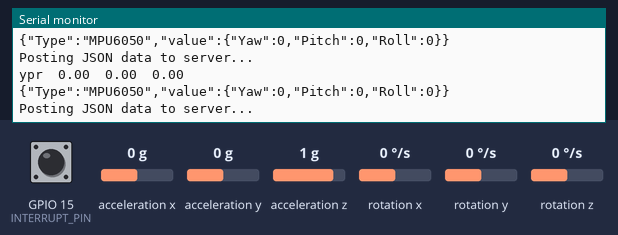
A sketch run on a simulated ESP32. Parts: the last lines printed to the serial monitor. The test bench sets the inputs (shaded band); at power-on: acceleration x 0 g, acceleration z 1 g, acceleration y 0 g, rotation z 0 °/s, GPIO 15 (INTERRUPT_PIN) LOW, rotation x 0 °/s, rotation y 0 °/s. WiFi joins after 1.5 s; servers stay silent unless stated; uploads are accepted with an empty reply; the sensor or clock chip raises its interrupt line as the real part does.

Above: at 3.2 s.
3.3 s: acceleration x set to -1.4 g
At 3.64 s:
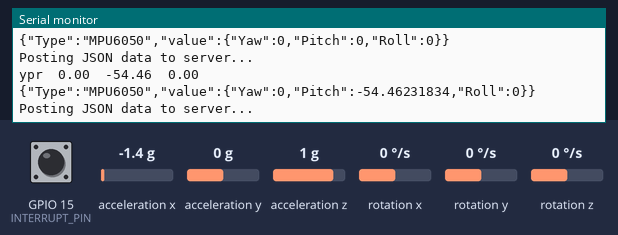
4.8 s: acceleration z set to -1.4 g
At 5.13 s:
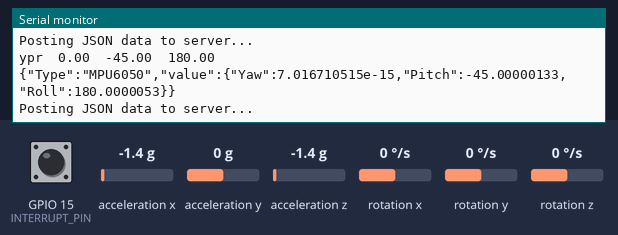
6.6 s: acceleration y set to -1.4 g
At 6.85 s:
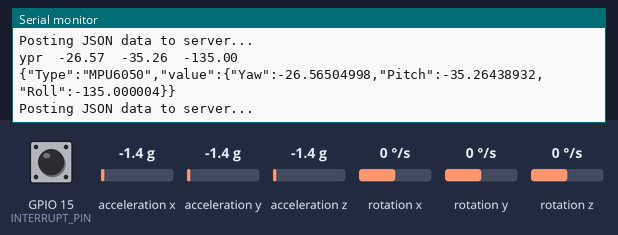
8.1 s: rotation z set to -192 °/s
At 8.36 s:
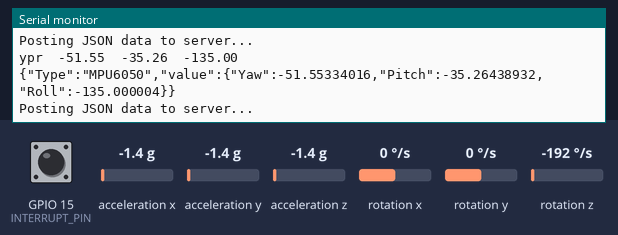
9.6 s: acceleration x set to 0 g
At 9.64 s:
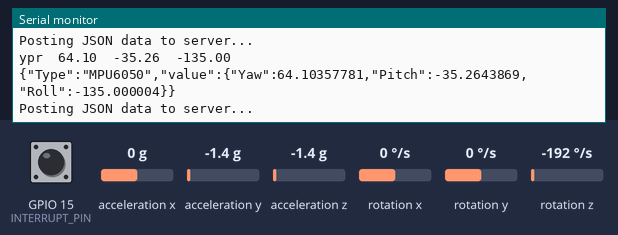
Timing chart, 0 to 12.6 s (numbered marks = the images above; inputs shaded):
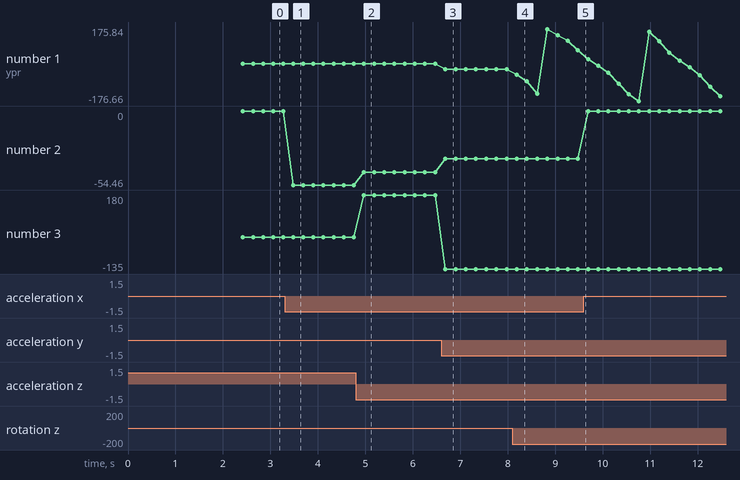

Measured:
- after the input at 3.3 s, the serial monitor: prints a new line after 0.18 s (image 1)
- after the input at 4.8 s, the serial monitor: prints a new line after 0.17 s (image 2)
- after the input at 6.6 s, the serial monitor: prints a new line after 0.09 s (image 3)
- after the input at 8.1 s, the serial monitor: prints a new line after 0.09 s (image 4)
- plotted number 1: 0 → -26.57 after the input at 6.6 s, -26.57 → 64.1 after the input at 8.1 s, 64.1 → 92.94 after the input at 9.6 s
- plotted number 2: 0 → -54.46 after the input at 3.3 s, -54.46 → -45 after the input at 4.8 s, -45 → -35.26 after the input at 6.6 s, -35.26 → 0 after the input at 9.6 s
- plotted number 3: 0 → 180 after the input at 4.8 s, 180 → -135 after the input at 6.6 s

The sketch:

MPU6050_DMP6_ESP32_HTTP.ino
```cpp
#include "I2Cdev.h"
#include "MPU6050_6Axis_MotionApps20.h"

// Arduino Wire library is required if I2Cdev I2CDEV_ARDUINO_WIRE implementation
// is used in I2Cdev.h
#if I2CDEV_IMPLEMENTATION == I2CDEV_ARDUINO_WIRE
    #include "Wire.h"
#endif
#include <WiFi.h>
#include <WiFiClient.h>
#include <ArduinoJson.h> //Json 사용을 위한 라이브러리
#include <HTTPClient.h>  //HTTP 전송을 위한 라이브러리

char ssid[] = "KT_GiGA_2G_Wave2_1123";          // your network SSID (name)
char pass[] = "ke77ff4984";                     // your network password

MPU6050 mpu;
WiFiClient client;
HTTPClient http;

// 센서데이터에서 읽어오는 종류를 정할 수 있다
// 현재 목적은 YPR 값이기때문에 OUTPUT_READBLE_YAWPITCHROLL 주석 해제해서 사용하는데 원하는 데이터에 맞게 주석을 풀어서 사용

// uncomment "OUTPUT_READABLE_QUATERNION" if you want to see the actual
// quaternion components in a [w, x, y, z] format (not best for parsing
// on a remote host such as Processing or something though)
//#define OUTPUT_READABLE_QUATERNION

// uncomment "OUTPUT_READABLE_EULER" if you want to see Euler angles
// (in degrees) calculated from the quaternions coming from the FIFO.
// Note that Euler angles suffer from gimbal lock (for more info, see
// http://en.wikipedia.org/wiki/Gimbal_lock)
//#define OUTPUT_READABLE_EULER

// uncomment "OUTPUT_READABLE_YAWPITCHROLL" if you want to see the yaw/
// pitch/roll angles (in degrees) calculated from the quaternions coming
// from the FIFO. Note this also requires gravity vector calculations.
// Also note that yaw/pitch/roll angles suffer from gimbal lock (for
// more info, see: http://en.wikipedia.org/wiki/Gimbal_lock)
#define OUTPUT_READABLE_YAWPITCHROLL

// uncomment "OUTPUT_READABLE_REALACCEL" if you want to see acceleration
// components with gravity removed. This acceleration reference frame is
// not compensated for orientation, so +X is always +X according to the
// sensor, just without the effects of gravity. If you want acceleration
// compensated for orientation, us OUTPUT_READABLE_WORLDACCEL instead.
//#define OUTPUT_READABLE_REALACCEL

// uncomment "OUTPUT_READABLE_WORLDACCEL" if you want to see acceleration
// components with gravity removed and adjusted for the world frame of
// reference (yaw is relative to initial orientation, since no magnetometer
// is present in this case). Could be quite handy in some cases.
//#define OUTPUT_READABLE_WORLDACCEL

// uncomment "OUTPUT_TEAPOT" if you want output that matches the
// format used for the InvenSense teapot demo
//#define OUTPUT_TEAPOT

//#define OUTPUT_TEAPOT_OSC << OSC

#define INTERRUPT_PIN 15  // MPU6050 - ESP32 INTERRUPT_PIN 번호

// MPU control/status vars  //센서 제어 및 상태들을 저장한 변수
bool dmpReady = false;  // set true if DMP init was successful
uint8_t mpuIntStatus;   // holds actual interrupt status byte from MPU
uint8_t devStatus;      // return status after each device operation (0 = success, !0 = error)
uint16_t packetSize;    // expected DMP packet size (default is 42 bytes)
uint16_t fifoCount;     // count of all bytes currently in FIFO
uint8_t fifoBuffer[1024]; // FIFO storage buffer , 기존 코드는 64 인데 FIFO overflow 방지를 위해 늘림

//orientation/motion vars  //ㅊ
Quaternion q;           // [w, x, y, z]         quaternion container
VectorInt16 aa;         // [x, y, z]            accel sensor measurements
VectorInt16 aaReal;     // [x, y, z]            gravity-free accel sensor measurements
VectorInt16 aaWorld;    // [x, y, z]            world-frame accel sensor measurements
VectorFloat gravity;    // [x, y, z]            gravity vector
float euler[3];         // [psi, theta, phi]    Euler angle container
float ypr[3];           // [yaw, pitch, roll]   yaw/pitch/roll container and gravity vector


// ===               인터럽트 발생유무 확인용                ===

volatile bool mpuInterrupt = false;     // indicates whether MPU interrupt pin has gone high
void dmpDataReady() {
    mpuInterrupt = true;
}

// ===               setup 시작                ===+

void setup() {

    // join I2C bus (I2Cdev library doesn't do this automatically)
    #if I2CDEV_IMPLEMENTATION == I2CDEV_ARDUINO_WIRE
       //I2C 셋팅 및 시작
        Wire.begin();
        Wire.setClock(400000); // 400kHz I2C clock. Comment this line if having compilation difficulties
    #elif I2CDEV_IMPLEMENTATION == I2CDEV_BUILTIN_FASTWIRE
        Fastwire::setup(400, true);
    #endif

    Serial.begin(115200);

    while (!Serial); // wait for Leonardo enumeration, others continue immediately
    Serial.println(F("Initializing I2C devices..."));
    mpu.initialize(); //MPU센서 초기화
    pinMode(INTERRUPT_PIN, INPUT); //인터럽트핀(15) 입력으로 설정

    // 연결확인
    Serial.println(F("Testing device connections..."));
    Serial.println(mpu.testConnection() ? F("MPU6050 connection successful") : F("MPU6050 connection failed"));

  /////////////////////////////////wifi 연결부분/////////////////////////////////////
  Serial.println();
  Serial.print("Connecting to ");
  Serial.println(ssid);
  WiFi.begin(ssid, pass);
  Serial.print(F("WiFi connected! IP address: "));
  Serial.println(WiFi.localIP());
      while (WiFi.status() != WL_CONNECTED) {
        delay(500);
        Serial.print(".");
    }

    Serial.println("");
    Serial.println("WiFi connected");
    Serial.println("IP address: ");
    Serial.println(WiFi.localIP());
  ///////////////////////////////////////////////////////////////////////////////////

    // load and configure the DMP
    Serial.println(F("Initializing DMP..."));
    devStatus = mpu.dmpInitialize();

    // 초기 감도 셋팅
    mpu.setXGyroOffset(220);
    mpu.setYGyroOffset(76);
    mpu.setZGyroOffset(-85);
    mpu.setZAccelOffset(1788); // 1688 factory default for my test chip

    // make sure it worked (returns 0 if so)
    if (devStatus == 0) {
        // Calibration Time: generate offsets and calibrate our MPU6050
        mpu.CalibrateAccel(6);
        mpu.CalibrateGyro(6);
        mpu.PrintActiveOffsets();
        // turn on the DMP, now that it's ready
        Serial.println(F("Enabling DMP..."));
        mpu.setDMPEnabled(true); //DMP 활성화

        // 인터럽트 핀과 함수를 연결, 인터럽트 PIN이 LOW -> HIGH로 올라갈 때 dmpDataReady 함수 호출
        Serial.print(F("Enabling interrupt detection (Arduino external interrupt "));
        Serial.print(digitalPinToInterrupt(INTERRUPT_PIN));//INTERRUPT_PIN
        Serial.println(F(")..."));
        attachInterrupt(digitalPinToInterrupt(INTERRUPT_PIN), dmpDataReady, RISING);
        mpuIntStatus = mpu.getIntStatus();

        // set our DMP Ready flag so the main loop() function knows it's okay to use it
        Serial.println(F("DMP ready! Waiting for first interrupt..."));
        dmpReady = true;

        // get expected DMP packet size for later comparison
        packetSize = mpu.dmpGetFIFOPacketSize();
    } else {
        // ERROR!
        // 1 = 초기화에러
        // 2 = DMP 업데이트 에러
        // (if it's going to break, usually the code will be 1)
        Serial.print(F("DMP Initialization failed (code "));
        Serial.print(devStatus);
        Serial.println(F(")"));
    }
}
// ================================================================
// ===                    MAIN PROGRAM LOOP                     ===
// ================================================================

void loop() {

    if (!dmpReady) return; //초기화 실패 시 함수 종료
    // wait for MPU interrupt or extra packet(s) available

    //mpuInterrupt 변수 기다리다가 인터럽트가 발생하면 다음으로 넘어감
    while (!mpuInterrupt && fifoCount < packetSize) {
        if (mpuInterrupt && fifoCount < packetSize) {
          // try to get out of the infinite loop
          fifoCount = mpu.getFIFOCount();
        }
    }
    // reset interrupt flag and get INT_STATUS byte
    //인터럽트 변수 초기화
    mpuInterrupt = false;
    //mpu6050 상태 읽기
    mpuIntStatus = mpu.getIntStatus();

    // FIFO 버퍼 개수 얻기
   fifoCount = mpu.getFIFOCount();

    //=========== 대기 -> 초기화 -> 데이터 받아오기 ==========
    if ((mpuIntStatus & (0x01 << MPU6050_INTERRUPT_FIFO_OFLOW_BIT)) || fifoCount >= 16384) {
        mpu.resetFIFO(); //버퍼초기화
        fifoCount = mpu.getFIFOCount();
        Serial.println(F("FIFO overflow!"));

    // otherwise, check for DMP data ready interrupt (this should happen frequently)
    } else if (mpuIntStatus & (0x01 << MPU6050_INTERRUPT_DMP_INT_BIT)) {
        // wait for correct available data length, should be a VERY short wait
        while (fifoCount < packetSize) fifoCount = mpu.getFIFOCount();

        // FIFO 에서 데이터 받아오기
        mpu.getFIFOBytes(fifoBuffer, packetSize);
        fifoCount -= packetSize;

    #ifdef OUTPUT_READABLE_YAWPITCHROLL       //YPR 값을 얻어서 시리얼에 출력하는 기능
            // display Euler angles in degrees
            mpu.dmpGetQuaternion(&q, fifoBuffer);
            mpu.dmpGetGravity(&gravity, &q);
            mpu.dmpGetYawPitchRoll(ypr, &q, &gravity);

            Serial.print("ypr\t");
            Serial.print(ypr[0] * 180/M_PI);
            Serial.print("\t");
            Serial.print(ypr[1] * 180/M_PI);
            Serial.print("\t");
            Serial.println(ypr[2] * 180/M_PI);
    #endif
   }
         if(WiFi.status() == WL_CONNECTED){   //값을 JSON 형식으로 가공하는 부분
                   //값을 JSON 형식으로 변환
             StaticJsonDocument<100> doc;
             JsonObject root = doc.to<JsonObject>();
             root["Type"] = "MPU6050";
             JsonObject value = root.createNestedObject("value");
             value["Yaw"] = ypr[0] * 180/M_PI ;
             value["Pitch"] = ypr[1] * 180/M_PI;
             value["Roll"] = ypr[2] * 180/M_PI;

             // JSON 로 가공한 데이터를 HTTP 로 전송
             String requestBody;
             serializeJson(root, requestBody);
             Serial.println(requestBody);
             postDataToServer(requestBody);   //가공한 데이터를 POST형식으로 서버에 전송하는 함수 호출
           }

}
//        #ifdef OUTPUT_READABLE_QUATERNION
//            // display quaternion values in easy matrix form: w x y z
//            mpu.dmpGetQuaternion(&q, fifoBuffer);
//            Serial.print("quat\t");
//            Serial.print(q.w);
//            Serial.print("\t");
//            Serial.print(q.x);
//            Serial.print("\t");
//            Serial.print(q.y);
//            Serial.print("\t");
//            Serial.println(q.z);
//        #endif
//
//        #ifdef OUTPUT_READABLE_EULER
//            // display Euler angles in degrees
//            mpu.dmpGetQuaternion(&q, fifoBuffer);
//            mpu.dmpGetEuler(euler, &q);
//            Serial.print("euler\t");
//            Serial.print(euler[0] * 180/M_PI);
//            Serial.print("\t");
//            Serial.print(euler[1] * 180/M_PI);
//            Serial.print("\t");
//            Serial.println(euler[2] * 180/M_PI);
//        #endif

//        #ifdef OUTPUT_READABLE_REALACCEL
//            // display real acceleration, adjusted to remove gravity
//            mpu.dmpGetQuaternion(&q, fifoBuffer);
//            mpu.dmpGetAccel(&aa, fifoBuffer);
//            mpu.dmpGetGravity(&gravity, &q);
//            mpu.dmpGetLinearAccel(&aaReal, &aa, &gravity);
//            Serial.print("areal\t");
//            Serial.print(aaReal.x);
//            Serial.print("\t");
//            Serial.print(aaReal.y);
//            Serial.print("\t");
//            Serial.println(aaReal.z);
//        #endif
//
//        #ifdef OUTPUT_READABLE_WORLDACCEL
//            // display initial world-frame acceleration, adjusted to remove gravity
//            // and rotated based on known orientation from quaternion
//            mpu.dmpGetQuaternion(&q, fifoBuffer);
//            mpu.dmpGetAccel(&aa, fifoBuffer);
//            mpu.dmpGetGravity(&gravity, &q);
//            mpu.dmpGetLinearAccel(&aaReal, &aa, &gravity);
//            mpu.dmpGetLinearAccelInWorld(&aaWorld, &aaReal, &q);
//            Serial.print("aworld\t");
//            Serial.print(aaWorld.x);
//            Serial.print("\t");
//            Serial.print(aaWorld.y);
//            Serial.print("\t");
//            Serial.println(aaWorld.z);
//        #endif


//데이터 post 형식 전송 함수
     void postDataToServer(String requestBody){
            Serial.println("Posting JSON data to server...");
            http.begin("http://172.30.1.47:3000/senser_data");  // 수정 -> 서버 주소:포트/(경로)
            //http.begin("http://ec2-18-237-47-239.us-west-2.compute.amazonaws.com:9090/senser_data");  // 사용X
            http.addHeader("Content-Type", "application/json; charset = utf-8");
            int httpResponseCode = http.POST(requestBody);  //POST형식으로

      if(httpResponseCode>0){
      String response = http.getString();
      Serial.println(response);
    }
    else {
      Serial.printf("Error");
    }
   }
```
